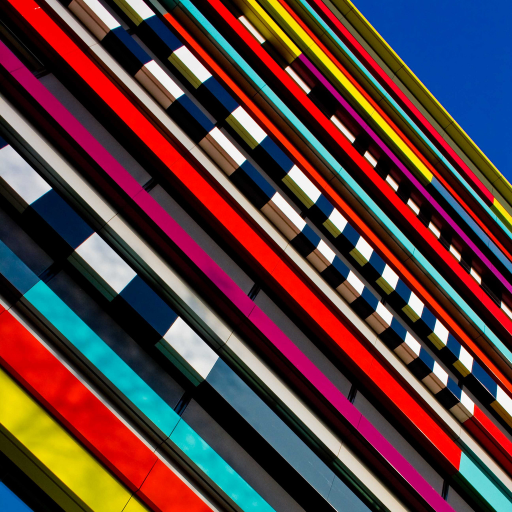
#> input picture utils/test.png, 1024 x 1024 px, found by its file name (shown at 1/2 size)
$ python utils_blindsr.py   (older library calls are emulated)
#> lines starting #> are read from the running program, lines starting #| are printed output that depends on the picture
### utils/utils_image.py
import os
import math
import random
import numpy as np
import torch
import cv2
# from torchvision.utils import make_grid
from datetime import datetime
# import torchvision.transforms as transforms
import matplotlib.pyplot as plt
from mpl_toolkits.mplot3d import Axes3D
os.environ["KMP_DUPLICATE_LIB_OK"] = "TRUE"


'''
# --------------------------------------------
# Kai Zhang (github: https://github.com/cszn)
# 03/Mar/2019
# --------------------------------------------
# https://github.com/twhui/SRGAN-pyTorch
# https://github.com/xinntao/BasicSR
# --------------------------------------------
'''


IMG_EXTENSIONS = ['.jpg', '.JPG', '.jpeg', '.JPEG', '.png', '.PNG', '.ppm', '.PPM', '.bmp', '.BMP', '.tif']


def is_image_file(filename):
    return any(filename.endswith(extension) for extension in IMG_EXTENSIONS)


def get_timestamp():
    return datetime.now().strftime('%y%m%d-%H%M%S')


# [21 lines left out: functions imshow, surf, not called in this run]


'''
# --------------------------------------------
# get image pathes
# --------------------------------------------
'''


# [21 lines left out: functions get_image_paths, _get_paths_from_images, not called in this run]


'''
# --------------------------------------------
# split large images into small images
# --------------------------------------------
'''


# [50 lines left out: functions patches_from_image, imssave, split_imageset, not called in this run]
        #if original_dataroot == taget_dataroot:
        #del img_path

'''
# --------------------------------------------
# makedir
# --------------------------------------------
'''


def mkdir(path):
    if not os.path.exists(path):
        os.makedirs(path)


# [14 lines left out: functions mkdirs, mkdir_and_rename, not called in this run]


'''
# --------------------------------------------
# read image from path
# opencv is fast, but read BGR numpy image
# --------------------------------------------
'''


# --------------------------------------------
# get uint8 image of size HxWxn_channles (RGB)
# --------------------------------------------
def imread_uint(path, n_channels=3):
    #  input: path
    # output: HxWx3(RGB or GGG), or HxWx1 (G)
#> called with path = 'utils/test.png', n_channels = 3
    if n_channels == 1:
        img = cv2.imread(path, 0)  # cv2.IMREAD_GRAYSCALE
        img = np.expand_dims(img, axis=2)  # HxWx1
    elif n_channels == 3:
        img = cv2.imread(path, cv2.IMREAD_UNCHANGED)  # BGR or G
#> img is the input picture: shape (1024, 1024, 3); mean B, G, R 60.7, 60.2, 88.5
        if img.ndim == 2:
            img = cv2.cvtColor(img, cv2.COLOR_GRAY2RGB)  # GGG
        else:
            img = cv2.cvtColor(img, cv2.COLOR_BGR2RGB)  # RGB
    return img


# --------------------------------------------
# matlab's imwrite
# --------------------------------------------
# [28 lines left out: functions imsave, imwrite, read_img, not called in this run]


'''
# --------------------------------------------
# image format conversion
# --------------------------------------------
# numpy(single) <--->  numpy(uint)
# numpy(single) <--->  tensor
# numpy(uint)   <--->  tensor
# --------------------------------------------
'''


# --------------------------------------------
# numpy(single) [0, 1] <--->  numpy(uint)
# --------------------------------------------


def uint2single(img):

    return np.float32(img/255.)
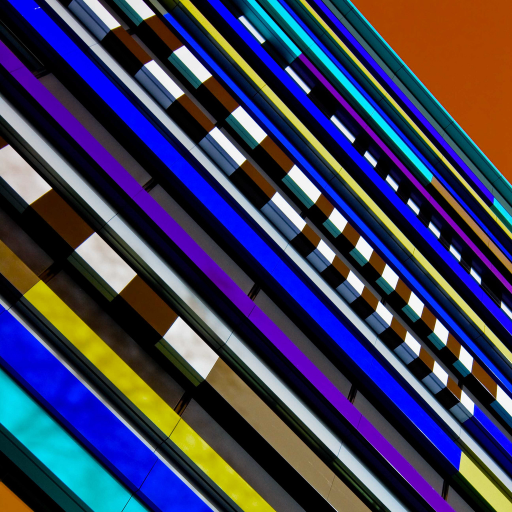
#> returned value: shape (1024, 1024, 3) float32 (shown at 1/2 size); mean of channels 0, 1, 2 0.347, 0.236, 0.238; drawn as B, G, R


def single2uint(img):

    return np.uint8((img.clip(0, 1)*255.).round())


def uint162single(img):

    return np.float32(img/65535.)


def single2uint16(img):

    return np.uint16((img.clip(0, 1)*65535.).round())


# --------------------------------------------
# numpy(uint) (HxWxC or HxW) <--->  tensor
# --------------------------------------------


# convert uint to 4-dimensional torch tensor
# [19 lines left out: functions uint2tensor4, uint2tensor3, tensor2uint, not called in this run]


# --------------------------------------------
# numpy(single) (HxWxC) <--->  tensor
# --------------------------------------------


# convert single (HxWxC) to 3-dimensional torch tensor
def single2tensor3(img):
    return torch.from_numpy(np.ascontiguousarray(img)).permute(2, 0, 1).float()


# convert single (HxWxC) to 4-dimensional torch tensor
def single2tensor4(img):
    return torch.from_numpy(np.ascontiguousarray(img)).permute(2, 0, 1).float().unsqueeze(0)


# convert torch tensor to single
# [15 lines left out: functions tensor2single, tensor2single3, not called in this run]


def single2tensor5(img):
    return torch.from_numpy(np.ascontiguousarray(img)).permute(2, 0, 1, 3).float().unsqueeze(0)


def single32tensor5(img):
    return torch.from_numpy(np.ascontiguousarray(img)).float().unsqueeze(0).unsqueeze(0)


def single42tensor4(img):
    return torch.from_numpy(np.ascontiguousarray(img)).permute(2, 0, 1, 3).float()


# [26 lines of commented-out code are left out]


'''
# --------------------------------------------
# Augmentation, flipe and/or rotate
# --------------------------------------------
# The following two are enough.
# (1) augmet_img: numpy image of WxHxC or WxH
# (2) augment_img_tensor4: tensor image 1xCxWxH
# --------------------------------------------
'''


# [105 lines left out: functions augment_img, augment_img_tensor4, augment_img_tensor, augment_img_np3, augment_imgs, not called in this run]


'''
# --------------------------------------------
# modcrop and shave
# --------------------------------------------
'''


# [22 lines left out: functions modcrop, shave, not called in this run]


'''
# --------------------------------------------
# image processing process on numpy image
# channel_convert(in_c, tar_type, img_list):
# rgb2ycbcr(img, only_y=True):
# bgr2ycbcr(img, only_y=True):
# ycbcr2rgb(img):
# --------------------------------------------
'''


# [81 lines left out: functions rgb2ycbcr, ycbcr2rgb, bgr2ycbcr, channel_convert, not called in this run]


'''
# --------------------------------------------
# metric, PSNR, SSIM and PSNRB
# --------------------------------------------
'''


# --------------------------------------------
# PSNR
# --------------------------------------------
# [151 lines left out: functions calculate_psnr, calculate_ssim, ssim, _blocking_effect_factor, calculate_psnrb, not called in this run]

'''
# --------------------------------------------
# matlab's bicubic imresize (numpy and torch) [0, 1]
# --------------------------------------------
'''


# matlab 'imresize' function, now only support 'bicubic'
# [210 lines left out: functions cubic, calculate_weights_indices, imresize, imresize_np, not called in this run]


# [2 lines that do not run on import are left out]
# [10 lines of commented-out code are left out]


### utils/utils_blindsr.py
# -*- coding: utf-8 -*-
import numpy as np
import cv2
import torch

from utils import utils_image as util

import random
from scipy import ndimage
import scipy
import scipy.stats as ss
from scipy.interpolate import interp2d
from scipy.linalg import orth


"""
# --------------------------------------------
# Super-Resolution
# --------------------------------------------
#
# Kai Zhang (cskaizhang@gmail.com)
# https://github.com/cszn
# From 2019/03--2021/08
# --------------------------------------------
"""

# [12 lines left out: function modcrop_np, not called in this run]


"""
# --------------------------------------------
# anisotropic Gaussian kernels
# --------------------------------------------
"""
# [138 lines left out: functions analytic_kernel, anisotropic_Gaussian, gm_blur_kernel, shift_pixel, blur, gen_kernel, not called in this run]


def fspecial_gaussian(hsize, sigma):
    hsize = [hsize, hsize]
    siz = [(hsize[0]-1.0)/2.0, (hsize[1]-1.0)/2.0]
    std = sigma
    [x, y] = np.meshgrid(np.arange(-siz[1], siz[1]+1), np.arange(-siz[0], siz[0]+1))
    arg = -(x*x + y*y)/(2*std*std)
    h = np.exp(arg)
    h[h < scipy.finfo(float).eps * h.max()] = 0
    sumh = h.sum()
    if sumh != 0:
        h = h/sumh
    return h


# [7 lines left out: function fspecial_laplacian, not called in this run]


def fspecial(filter_type, *args, **kwargs):
    '''
    python code from:
    https://github.com/ronaldosena/imagens-medicas-2/blob/40171a6c259edec7827a6693a93955de2bd39e76/Aulas/aula_2_-_uniform_filter/matlab_fspecial.py
    '''
    if filter_type == 'gaussian':
        return fspecial_gaussian(*args, **kwargs)
    if filter_type == 'laplacian':
        return fspecial_laplacian(*args, **kwargs)

"""
# --------------------------------------------
# degradation models
# --------------------------------------------
"""


# [202 lines left out: functions bicubic_degradation, srmd_degradation, dpsr_degradation, classical_degradation, add_sharpening, add_blur and 6 more, not called in this run]


def degradation_bsrgan(img, sf=4, lq_patchsize=72, isp_model=None):
    """
    This is the degradation model of BSRGAN from the paper
    "Designing a Practical Degradation Model for Deep Blind Image Super-Resolution"
    ----------
    img: HXWXC, [0, 1], its size should be large than (lq_patchsizexsf)x(lq_patchsizexsf)
    sf: scale factor
    isp_model: camera ISP model

    Returns
    -------
    img: low-quality patch, size: lq_patchsizeXlq_patchsizeXC, range: [0, 1]
    hq: corresponding high-quality patch, size: (lq_patchsizexsf)X(lq_patchsizexsf)XC, range: [0, 1]
    """
#> called with sf = 4, lq_patchsize = 72
    isp_prob, jpeg_prob, scale2_prob = 0.25, 0.9, 0.25
    sf_ori = sf

    h1, w1 = img.shape[:2]
#> h1 = 1024; w1 = 1024
    img = img.copy()[:h1 - h1 % sf, :w1 - w1 % sf, ...]  # mod crop
    h, w = img.shape[:2]
#> h = 1024; w = 1024

    if h < lq_patchsize*sf or w < lq_patchsize*sf:
        raise ValueError(f'img size ({h1}X{w1}) is too small!')

    hq = img.copy()

    if sf == 4 and random.random() < scale2_prob:   # downsample1
        if np.random.rand() < 0.5:
            img = cv2.resize(img, (int(1/2*img.shape[1]), int(1/2*img.shape[0])), interpolation=random.choice([1,2,3]))
        else:
            img = util.imresize_np(img, 1/2, True)
        img = np.clip(img, 0.0, 1.0)
        sf = 2

    shuffle_order = random.sample(range(7), 7)
    idx1, idx2 = shuffle_order.index(2), shuffle_order.index(3)
    if idx1 > idx2:  # keep downsample3 last
        shuffle_order[idx1], shuffle_order[idx2] = shuffle_order[idx2], shuffle_order[idx1]

    for i in shuffle_order:

        if i == 0:
            img = add_blur(img, sf=sf)

        elif i == 1:
            img = add_blur(img, sf=sf)

        elif i == 2:
            a, b = img.shape[1], img.shape[0]
            # downsample2
            if random.random() < 0.75:
                sf1 = random.uniform(1,2*sf)
                img = cv2.resize(img, (int(1/sf1*img.shape[1]), int(1/sf1*img.shape[0])), interpolation=random.choice([1,2,3]))
            else:
                k = fspecial('gaussian', 25, random.uniform(0.1, 0.6*sf))
                k_shifted = shift_pixel(k, sf)
                k_shifted = k_shifted/k_shifted.sum()  # blur with shifted kernel
                img = ndimage.filters.convolve(img, np.expand_dims(k_shifted, axis=2), mode='mirror')
                img = img[0::sf, 0::sf, ...]  # nearest downsampling
            img = np.clip(img, 0.0, 1.0)

        elif i == 3:
            # downsample3
            img = cv2.resize(img, (int(1/sf*a), int(1/sf*b)), interpolation=random.choice([1,2,3]))
            img = np.clip(img, 0.0, 1.0)

        elif i == 4:
            # add Gaussian noise
            img = add_Gaussian_noise(img, noise_level1=2, noise_level2=25)

        elif i == 5:
            # add JPEG noise
            if random.random() < jpeg_prob:
                img = add_JPEG_noise(img)

        elif i == 6:
            # add processed camera sensor noise
            if random.random() < isp_prob and isp_model is not None:
                with torch.no_grad():
                    img, hq = isp_model.forward(img.copy(), hq)

    # add final JPEG compression noise
    img = add_JPEG_noise(img)

    # random crop
    img, hq = random_crop(img, hq, sf_ori, lq_patchsize)

    return img, hq


# [85 lines left out: function degradation_bsrgan_plus, not called in this run]


if __name__ == '__main__':
    img = util.imread_uint('utils/test.png', 3)
    img = util.uint2single(img)
    sf = 4

    for i in range(20):
#> (the run stopped early here; a loop or call above may not have finished)
